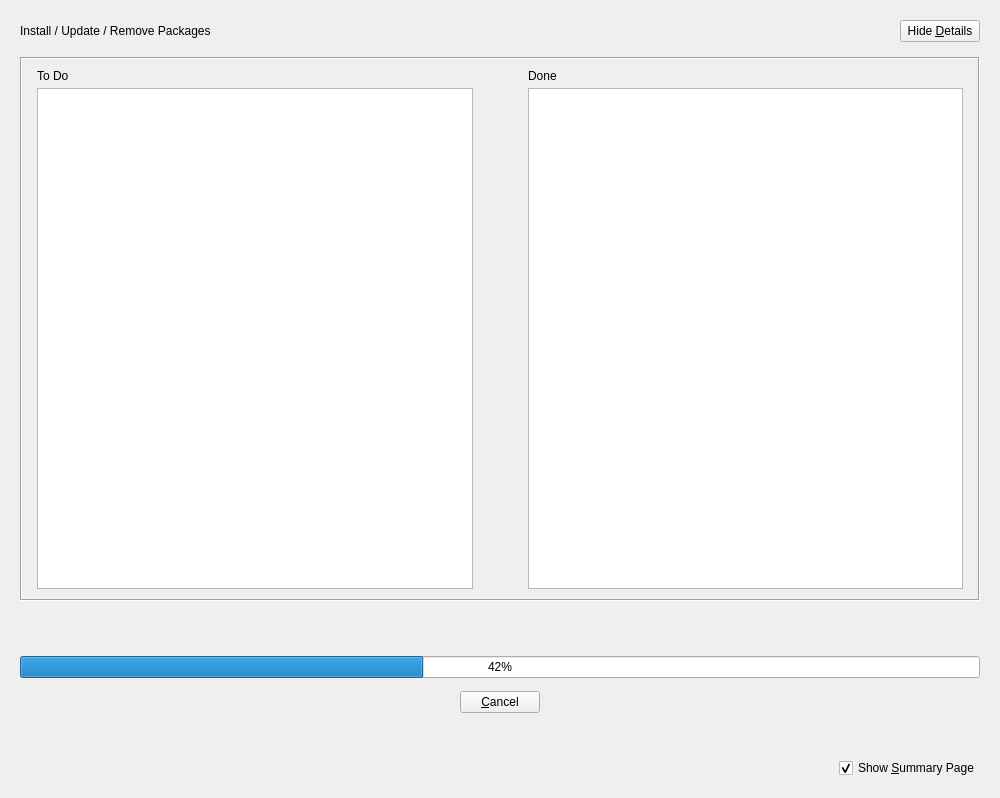
<?xml version="1.0" encoding="UTF-8"?>
<ui version="4.0">
 <class>PkgCommitPage</class>
 <widget class="QWidget" name="PkgCommitPage">
  <property name="geometry">
   <rect>
    <x>0</x>
    <y>0</y>
    <width>1000</width>
    <height>798</height>
   </rect>
  </property>
  <property name="windowTitle">
   <string>Form</string>
  </property>
  <layout class="QVBoxLayout" name="verticalLayout_2">
   <property name="spacing">
    <number>15</number>
   </property>
   <property name="sizeConstraint">
    <enum>QLayout::SetDefaultConstraint</enum>
   </property>
   <property name="leftMargin">
    <number>20</number>
   </property>
   <property name="topMargin">
    <number>20</number>
   </property>
   <property name="rightMargin">
    <number>20</number>
   </property>
   <property name="bottomMargin">
    <number>20</number>
   </property>
   <item>
    <layout class="QHBoxLayout" name="topHBox">
     <item alignment="Qt::AlignLeft">
      <widget class="QLabel" name="headingLabel">
       <property name="text">
        <string>Install / Update / Remove Packages</string>
       </property>
      </widget>
     </item>
     <item>
      <spacer name="detailsButtonHSpacer">
       <property name="orientation">
        <enum>Qt::Horizontal</enum>
       </property>
       <property name="sizeHint" stdset="0">
        <size>
         <width>588</width>
         <height>20</height>
        </size>
       </property>
      </spacer>
     </item>
     <item>
      <widget class="QPushButton" name="detailsButton">
       <property name="text">
        <string>Hide &amp;Details</string>
       </property>
      </widget>
     </item>
    </layout>
   </item>
   <item>
    <layout class="QHBoxLayout" name="detailsFrameHBox">
     <item>
      <widget class="QFrame" name="detailsFrame">
       <property name="frameShape">
        <enum>QFrame::Box</enum>
       </property>
       <property name="frameShadow">
        <enum>QFrame::Sunken</enum>
       </property>
       <property name="lineWidth">
        <number>1</number>
       </property>
       <layout class="QHBoxLayout" name="horizontalLayout">
        <property name="spacing">
         <number>5</number>
        </property>
        <property name="leftMargin">
         <number>15</number>
        </property>
        <property name="topMargin">
         <number>10</number>
        </property>
        <property name="rightMargin">
         <number>15</number>
        </property>
        <property name="bottomMargin">
         <number>10</number>
        </property>
        <item>
         <layout class="QVBoxLayout" name="toDoVBox">
          <property name="spacing">
           <number>5</number>
          </property>
          <item>
           <widget class="QLabel" name="toDoLabel">
            <property name="text">
             <string>To Do</string>
            </property>
           </widget>
          </item>
          <item>
           <widget class="QListView" name="toDoList">
            <property name="enabled">
             <bool>true</bool>
            </property>
            <property name="sizePolicy">
             <sizepolicy hsizetype="Expanding" vsizetype="Expanding">
              <horstretch>1</horstretch>
              <verstretch>1</verstretch>
             </sizepolicy>
            </property>
           </widget>
          </item>
         </layout>
        </item>
        <item>
         <spacer name="listHSpacer1">
          <property name="orientation">
           <enum>Qt::Horizontal</enum>
          </property>
          <property name="sizeType">
           <enum>QSizePolicy::Fixed</enum>
          </property>
          <property name="sizeHint" stdset="0">
           <size>
            <width>50</width>
            <height>20</height>
           </size>
          </property>
         </spacer>
        </item>
        <item>
         <layout class="QVBoxLayout" name="doneVBox">
          <item>
           <widget class="QLabel" name="doneLabel">
            <property name="text">
             <string>Done</string>
            </property>
           </widget>
          </item>
          <item>
           <widget class="QListView" name="doneList">
            <property name="enabled">
             <bool>true</bool>
            </property>
            <property name="sizePolicy">
             <sizepolicy hsizetype="Expanding" vsizetype="Expanding">
              <horstretch>1</horstretch>
              <verstretch>1</verstretch>
             </sizepolicy>
            </property>
           </widget>
          </item>
         </layout>
        </item>
       </layout>
      </widget>
     </item>
    </layout>
   </item>
   <item>
    <layout class="QVBoxLayout" name="progressVBox">
     <property name="spacing">
      <number>13</number>
     </property>
     <item>
      <spacer name="progressTopVSpacer">
       <property name="orientation">
        <enum>Qt::Vertical</enum>
       </property>
       <property name="sizeType">
        <enum>QSizePolicy::Fixed</enum>
       </property>
       <property name="sizeHint" stdset="0">
        <size>
         <width>20</width>
         <height>40</height>
        </size>
       </property>
      </spacer>
     </item>
     <item>
      <widget class="QProgressBar" name="totalProgressBar">
       <property name="value">
        <number>42</number>
       </property>
      </widget>
     </item>
     <item>
      <layout class="QHBoxLayout" name="cancelButtonHBox">
       <item alignment="Qt::AlignHCenter">
        <widget class="QPushButton" name="cancelButton">
         <property name="text">
          <string>&amp;Cancel</string>
         </property>
        </widget>
       </item>
      </layout>
     </item>
     <item>
      <spacer name="progressBottomVSpacer">
       <property name="orientation">
        <enum>Qt::Vertical</enum>
       </property>
       <property name="sizeType">
        <enum>QSizePolicy::Fixed</enum>
       </property>
       <property name="sizeHint" stdset="0">
        <size>
         <width>20</width>
         <height>30</height>
        </size>
       </property>
      </spacer>
     </item>
    </layout>
   </item>
   <item>
    <layout class="QHBoxLayout" name="showSummaryHBox">
     <item alignment="Qt::AlignRight">
      <widget class="QCheckBox" name="showSummaryCheckBox">
       <property name="text">
        <string>Show &amp;Summary Page</string>
       </property>
       <property name="checked">
        <bool>true</bool>
       </property>
      </widget>
     </item>
    </layout>
   </item>
  </layout>
 </widget>
 <resources/>
 <connections/>
</ui>
